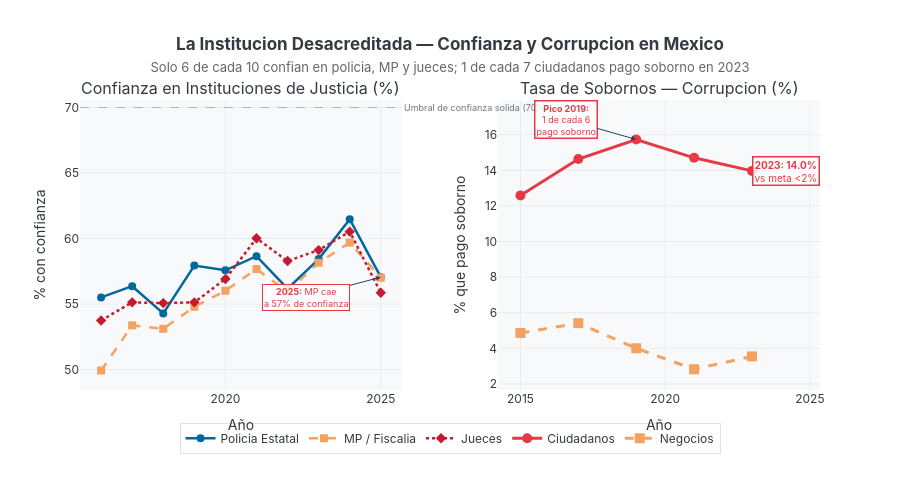

The code cell stored with this chart in its notebook:
### Markdown cell above
## Acto V — La Institución Desacreditada
Solo **6 de cada 10 mexicanos** confía en la policía estatal, el Ministerio Público y los jueces.
En 2023, el **14 %** de ciudadanos pagó al menos un soborno al tener contacto con un funcionario.
Cuando las instituciones no inspiran confianza, el pacto social que hace significativa la educación
se erosiona: ¿para qué estudiar si el sistema no recompensa el mérito?

### Code cell
# ══════════════════════════════════════════════════════════════════════════════
# FIGURA 5 — La Institución Desacreditada
# ══════════════════════════════════════════════════════════════════════════════
policia    = get_serie('16N.2.1')
mp_trust   = get_serie('16N.2.2')
jueces     = get_serie('16N.2.4')
soborno_c  = get_serie('16.5.1')
soborno_n  = get_serie('16.5.2')

fig5 = make_subplots(
    rows=1, cols=2,
    subplot_titles=[
        'Confianza en Instituciones de Justicia (%)',
        'Tasa de Sobornos — Corrupcion (%)'
    ],
    horizontal_spacing=0.13
)

# ── Panel 1: Confianza institucional ──────────────────────────────────────────
fig5.add_trace(go.Scatter(
    x=policia['periodo'], y=policia['valor'],
    mode='lines+markers', name='Policia Estatal',
    line=dict(color=C_ODS16, width=2.5),
    marker=dict(size=8),
    hovertemplate='<b>%{x}</b><br>Confianza policia: <b>%{y:.1f}%</b><extra></extra>'
), row=1, col=1)

fig5.add_trace(go.Scatter(
    x=mp_trust['periodo'], y=mp_trust['valor'],
    mode='lines+markers', name='MP / Fiscalia',
    line=dict(color=C_ACENTO, width=2.5, dash='dash'),
    marker=dict(size=8, symbol='square'),
    hovertemplate='<b>%{x}</b><br>Confianza MP: <b>%{y:.1f}%</b><extra></extra>'
), row=1, col=1)

fig5.add_trace(go.Scatter(
    x=jueces['periodo'], y=jueces['valor'],
    mode='lines+markers', name='Jueces',
    line=dict(color=C_ODS4, width=2.5, dash='dot'),
    marker=dict(size=8, symbol='diamond'),
    hovertemplate='<b>%{x}</b><br>Confianza jueces: <b>%{y:.1f}%</b><extra></extra>'
), row=1, col=1)

fig5.add_hline(
    y=70, line_width=1, line_dash='dash', line_color='#ADB5BD',
    annotation_text='Umbral de confianza solida (70%)',
    annotation_position='right',
    annotation_font=dict(size=9, color='#6C757D'),
    row=1, col=1
)
fig5.add_annotation(
    x=2025, y=57.05,
    text='<b>2025:</b> MP cae<br>a 57% de confianza',
    showarrow=True, arrowhead=2, ax=-75, ay=20,
    font=dict(size=9, color=C_ALERTA),
    bgcolor='rgba(255,255,255,0.85)', bordercolor=C_ALERTA, borderwidth=1,
    row=1, col=1
)

# ── Panel 2: Corrupción ───────────────────────────────────────────────────────
fig5.add_trace(go.Scatter(
    x=soborno_c['periodo'], y=soborno_c['valor'],
    mode='lines+markers', name='Ciudadanos',
    line=dict(color=C_ALERTA, width=3),
    marker=dict(size=10),
    hovertemplate='<b>%{x}</b><br>Soborno ciudadanos: <b>%{y:.1f}%</b><extra></extra>'
), row=1, col=2)

fig5.add_trace(go.Scatter(
    x=soborno_n['periodo'], y=soborno_n['valor'],
    mode='lines+markers', name='Negocios',
    line=dict(color=C_ACENTO, width=3, dash='dash'),
    marker=dict(size=10, symbol='square'),
    hovertemplate='<b>%{x}</b><br>Soborno negocios: <b>%{y:.1f}%</b><extra></extra>'
), row=1, col=2)

fig5.add_annotation(
    x=2019, y=15.73,
    text='<b>Pico 2019:</b><br>1 de cada 6<br>pago soborno',
    showarrow=True, arrowhead=2, ax=-70, ay=-20,
    font=dict(size=9, color=C_ALERTA),
    bgcolor='rgba(255,255,255,0.9)', bordercolor=C_ALERTA, borderwidth=1.5,
    row=1, col=2
)
fig5.add_annotation(
    x=2023, y=13.97,
    text='<b>2023: 14.0%</b><br>vs meta <2%',
    showarrow=False, xanchor='left',
    font=dict(size=10, color=C_ALERTA),
    bgcolor='rgba(255,255,255,0.85)', bordercolor=C_ALERTA, borderwidth=1.5,
    row=1, col=2
)

fig5.update_yaxes(title_text='% con confianza', row=1, col=1)
fig5.update_yaxes(title_text='% que pago soborno', row=1, col=2)
fig5.update_xaxes(showgrid=True, gridcolor='#E9ECEF', title_text='Año')
fig5.update_yaxes(showgrid=True, gridcolor='#E9ECEF')

fig5.update_layout(
    title=dict(
        text='<b>La Institucion Desacreditada — Confianza y Corrupcion en Mexico</b><br>'
             '<span style="font-size:13px;color:#666;font-weight:normal">'
             'Solo 6 de cada 10 confian en policia, MP y jueces; 1 de cada 7 ciudadanos pago soborno en 2023</span>',
        x=0.5, xanchor='center'
    ),
    height=480, plot_bgcolor=C_FONDO, paper_bgcolor='white',
    font=dict(family='Inter, Arial, sans-serif', color=C_LINEA),
    legend=dict(
        orientation='h', yanchor='bottom', y=-0.22, xanchor='center', x=0.5,
        bgcolor='rgba(255,255,255,0.8)', bordercolor='#DEE2E6', borderwidth=1
    ),
    margin=dict(t=100, b=90)
)
fig5.show()

### Figure 1 — Plotly figure (JSON) as saved in the notebook; plotly's stock layout.template omitted (floating-point values rounded to 4 significant figures)
{"data": [{"hovertemplate": "<b>%{x}</b><br>Confianza policia: <b>%{y:.1f}%</b><extra></extra>", "line": {"color": "#00689D", "width": 2.5}, "marker": {"size": 8}, "mode": "lines+markers", "name": "Policia Estatal", "type": "scatter", "x": [2016, 2017, 2018, 2019, 2020, 2021, 2022, 2023, 2024, 2025], "xaxis": "x", "y": [55.5, 56.36, 54.28, 57.94, 57.58, 58.65, 56.17, 58.43, 61.47, 57.05], "yaxis": "y"}, {"hovertemplate": "<b>%{x}</b><br>Confianza MP: <b>%{y:.1f}%</b><extra></extra>", "line": {"color": "#F4A261", "dash": "dash", "width": 2.5}, "marker": {"size": 8, "symbol": "square"}, "mode": "lines+markers", "name": "MP / Fiscalia", "type": "scatter", "x": [2016, 2017, 2018, 2019, 2020, 2021, 2022, 2023, 2024, 2025], "xaxis": "x", "y": [49.93, 53.37, 53.11, 54.79, 56.01, 57.67, 55.94, 58.15, 59.68, 57.01], "yaxis": "y"}, {"hovertemplate": "<b>%{x}</b><br>Confianza jueces: <b>%{y:.1f}%</b><extra></extra>", "line": {"color": "#C5192D", "dash": "dot", "width": 2.5}, "marker": {"size": 8, "symbol": "diamond"}, "mode": "lines+markers", "name": "Jueces", "type": "scatter", "x": [2016, 2017, 2018, 2019, 2020, 2021, 2022, 2023, 2024, 2025], "xaxis": "x", "y": [53.74, 55.13, 55.07, 55.13, 56.91, 60.02, 58.28, 59.11, 60.53, 55.86], "yaxis": "y"}, {"hovertemplate": "<b>%{x}</b><br>Soborno ciudadanos: <b>%{y:.1f}%</b><extra></extra>", "line": {"color": "#E63946", "width": 3}, "marker": {"size": 10}, "mode": "lines+markers", "name": "Ciudadanos", "type": "scatter", "x": [2015, 2017, 2019, 2021, 2023], "xaxis": "x2", "y": [12.59, 14.64, 15.73, 14.7, 13.97], "yaxis": "y2"}, {"hovertemplate": "<b>%{x}</b><br>Soborno negocios: <b>%{y:.1f}%</b><extra></extra>", "line": {"color": "#F4A261", "dash": "dash", "width": 3}, "marker": {"size": 10, "symbol": "square"}, "mode": "lines+markers", "name": "Negocios", "type": "scatter", "x": [2015, 2017, 2019, 2021, 2023], "xaxis": "x2", "y": [4.863, 5.414, 4.005, 2.827, 3.55], "yaxis": "y2"}], "layout": {"annotations": [{"font": {"size": 16}, "showarrow": false, "text": "Confianza en Instituciones de Justicia (%)", "x": 0.2175, "xanchor": "center", "xref": "paper", "y": 1.0, "yanchor": "bottom", "yref": "paper"}, {"font": {"size": 16}, "showarrow": false, "text": "Tasa de Sobornos — Corrupcion (%)", "x": 0.7825, "xanchor": "center", "xref": "paper", "y": 1.0, "yanchor": "bottom", "yref": "paper"}, {"font": {"color": "#6C757D", "size": 9}, "showarrow": false, "text": "Umbral de confianza solida (70%)", "x": 1, "xanchor": "left", "xref": "x domain", "y": 70, "yanchor": "middle", "yref": "y"}, {"arrowhead": 2, "ax": -75, "ay": 20, "bgcolor": "rgba(255,255,255,0.85)", "bordercolor": "#E63946", "borderwidth": 1, "font": {"color": "#E63946", "size": 9}, "showarrow": true, "text": "<b>2025:</b> MP cae<br>a 57% de confianza", "x": 2025, "xref": "x", "y": 57.05, "yref": "y"}, {"arrowhead": 2, "ax": -70, "ay": -20, "bgcolor": "rgba(255,255,255,0.9)", "bordercolor": "#E63946", "borderwidth": 1.5, "font": {"color": "#E63946", "size": 9}, "showarrow": true, "text": "<b>Pico 2019:</b><br>1 de cada 6<br>pago soborno", "x": 2019, "xref": "x2", "y": 15.73, "yref": "y2"}, {"bgcolor": "rgba(255,255,255,0.85)", "bordercolor": "#E63946", "borderwidth": 1.5, "font": {"color": "#E63946", "size": 10}, "showarrow": false, "text": "<b>2023: 14.0%</b><br>vs meta <2%", "x": 2023, "xanchor": "left", "xref": "x2", "y": 13.97, "yref": "y2"}], "font": {"color": "#343A40", "family": "Inter, Arial, sans-serif"}, "height": 480, "legend": {"bgcolor": "rgba(255,255,255,0.8)", "bordercolor": "#DEE2E6", "borderwidth": 1, "orientation": "h", "x": 0.5, "xanchor": "center", "y": -0.22, "yanchor": "bottom"}, "margin": {"b": 90, "t": 100}, "paper_bgcolor": "white", "plot_bgcolor": "#F8F9FA", "shapes": [{"line": {"color": "#ADB5BD", "dash": "dash", "width": 1}, "type": "line", "x0": 0, "x1": 1, "xref": "x domain", "y0": 70, "y1": 70, "yref": "y"}], "title": {"text": "<b>La Institucion Desacreditada — Confianza y Corrupcion en Mexico</b><br><span style=\"font-size:13px;color:#666;font-weight:normal\">Solo 6 de cada 10 confian en policia, MP y jueces; 1 de cada 7 ciudadanos pago soborno en 2023</span>", "x": 0.5, "xanchor": "center"}, "xaxis": {"anchor": "y", "domain": [0.0, 0.435], "gridcolor": "#E9ECEF", "showgrid": true, "title": {"text": "Año"}}, "xaxis2": {"anchor": "y2", "domain": [0.565, 1.0], "gridcolor": "#E9ECEF", "showgrid": true, "title": {"text": "Año"}}, "yaxis": {"anchor": "x", "domain": [0.0, 1.0], "gridcolor": "#E9ECEF", "showgrid": true, "title": {"text": "% con confianza"}}, "yaxis2": {"anchor": "x2", "domain": [0.0, 1.0], "gridcolor": "#E9ECEF", "showgrid": true, "title": {"text": "% que pago soborno"}}}}
